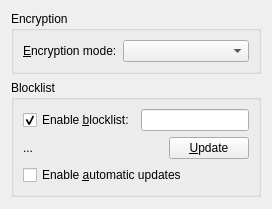
     <widget class="QWidget" name="privacyTab">
      <attribute name="title">
       <string>Privacy</string>
      </attribute>
      <layout class="QVBoxLayout" name="privacyTabLayout">
       <item>
        <widget class="QGroupBox" name="encryptionSection">
         <property name="title">
          <string>Encryption</string>
         </property>
         <layout class="QGridLayout" name="encryptionSectionLayout" columnstretch="0,1">
          <item row="0" column="0">
           <widget class="QLabel" name="encryptionModeLabel">
            <property name="text">
             <string>&amp;Encryption mode:</string>
            </property>
            <property name="buddy">
             <cstring>encryptionModeCombo</cstring>
            </property>
           </widget>
          </item>
          <item row="0" column="1">
           <widget class="QComboBox" name="encryptionModeCombo"/>
          </item>
         </layout>
        </widget>
       </item>
       <item>
        <widget class="QGroupBox" name="blocklistSection">
         <property name="title">
          <string>Blocklist</string>
         </property>
         <layout class="QGridLayout" name="blocklistSectionLayout" columnstretch="0,1,0">
          <item row="0" column="0">
           <widget class="QCheckBox" name="blocklistCheck">
            <property name="text">
             <string>Enable &amp;blocklist:</string>
            </property>
            <property name="checked">
             <bool>true</bool>
            </property>
           </widget>
          </item>
          <item row="0" column="1" colspan="2">
           <widget class="QLineEdit" name="blocklistEdit"/>
          </item>
          <item row="1" column="0" colspan="2">
           <widget class="QLabel" name="blocklistStatusLabel">
            <property name="text">
             <string notr="true">...</string>
            </property>
           </widget>
          </item>
          <item row="1" column="2">
           <widget class="QPushButton" name="updateBlocklistButton">
            <property name="text">
             <string>&amp;Update</string>
            </property>
            <property name="autoDefault">
             <bool>false</bool>
            </property>
           </widget>
          </item>
          <item row="2" column="0" colspan="3">
           <widget class="QCheckBox" name="autoUpdateBlocklistCheck">
            <property name="text">
             <string>Enable &amp;automatic updates</string>
            </property>
           </widget>
          </item>
         </layout>
        </widget>
       </item>
       <item>
        <spacer name="privacyTabBottomSpacer">
         <property name="orientation">
          <enum>Qt::Vertical</enum>
         </property>
         <property name="sizeHint" stdset="0">
          <size>
           <width>1</width>
           <height>1</height>
          </size>
         </property>
        </spacer>
       </item>
      </layout>
     </widget>
